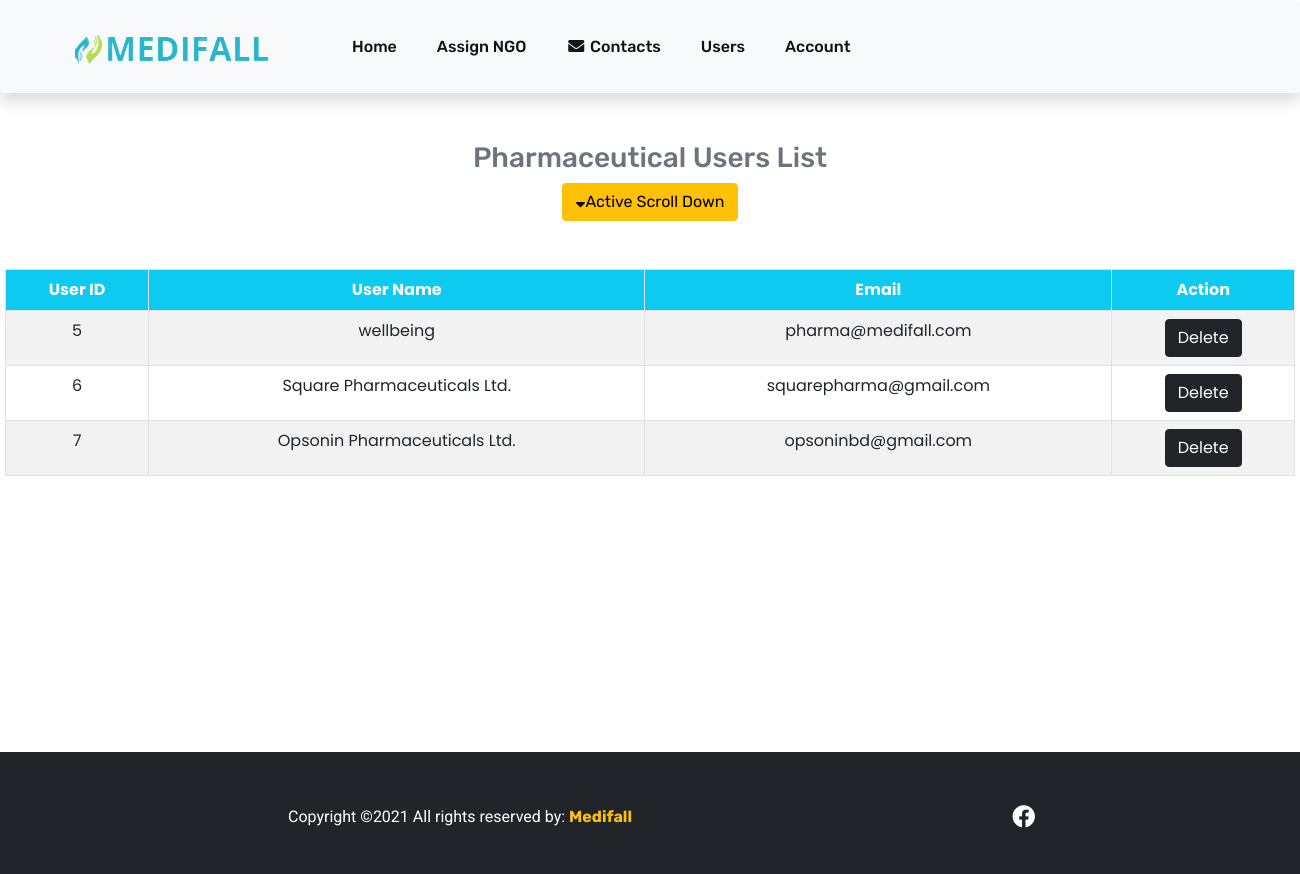
/admin/pharma_users_list.php, run on the app's committed database.
### tables this page shows
CREATE TABLE `pharmalogin_tb` (
  `pha_id` int(11) NOT NULL,
  `pha_name` varchar(60) NOT NULL,
  `pha_email` varchar(60) NOT NULL,
  `pha_pass` varchar(60) NOT NULL
);

### admin/pharma_users_list.php (the view, shortened to what this page needs)
<?php include('../dbconnect.php');
?>
<!DOCTYPE html>
<html>
<head>
    <?php include('../headerfooter/header.php'); ?>
    <link rel="stylesheet" type="text/css" href="../style.css">
</head>
<body>
    <?php include('includes/nav.php');?>
    <h3 class="text-center text-secondary mt-5">Pharmaceutical Users List</h3>
    <div class="text-center"><a href="#scroll_down" class="btn btn-warning scroll_down"><i class="fas fa-sort-down"></i>Active Scroll Down</a>
	</div>
    <table class="table table-bordered table-striped mt-5">
        <thead class="text-light bg-info text-center">
            <tr>
                <th>User ID</th>
                <th>User Name</th>
                <th>Email</th>
                <th>Action</th>
            </tr>
        </thead>
        <tbody class="text-center">
            <?php
			$sql = "SELECT * FROM pharmalogin_tb";
			$result= $conn->query($sql);
			if($result->num_rows>0){
				while ($row=$result->fetch_assoc()) {
					echo '<tr><td>'.$row["pha_id"].'</td><td>';
					echo $row["pha_name"].'</td><td>';
					echo $row["pha_email"].'</td><td>';
					echo '<form method="POST" >';
					echo '<input type="submit" name="close" class="btn btn-dark ml-2" value="Delete"></input></td></tr>';
				}
			}
			?>
        </tbody>
    </table>
		<div class="empty_space">
	 </div>
      <?php include('includes/footer.php'); ?>
</body>
</html>

### style.css (style rules this page uses)
body, p, span { font-family: 'Roboto', sans-serif; }
h1,h2,h3,h4,h5,h6, a { font-family: 'Rubik', sans-serif; }
body { font-family: 'Poppins', sans-serif; }

### admin/pharma_users_list.php (style rules this page uses)
.table { width: 1290px; margin-left: auto; margin-right: auto; }
.scroll_down { margin-left: auto; margin-right: auto; }
.empty_space { height:260px; }

### data on the page
pharmalogin_tb: pha_id "5", pha_name "wellbeing", pha_email "pharma@medifall.com"
pharmalogin_tb: pha_id "6", pha_name "Square Pharmaceuticals Ltd.", pha_email "squarepharma@gmail.com"
pharmalogin_tb: pha_id "7", pha_name "Opsonin Pharmaceuticals Ltd.", pha_email "opsoninbd@gmail.com"
